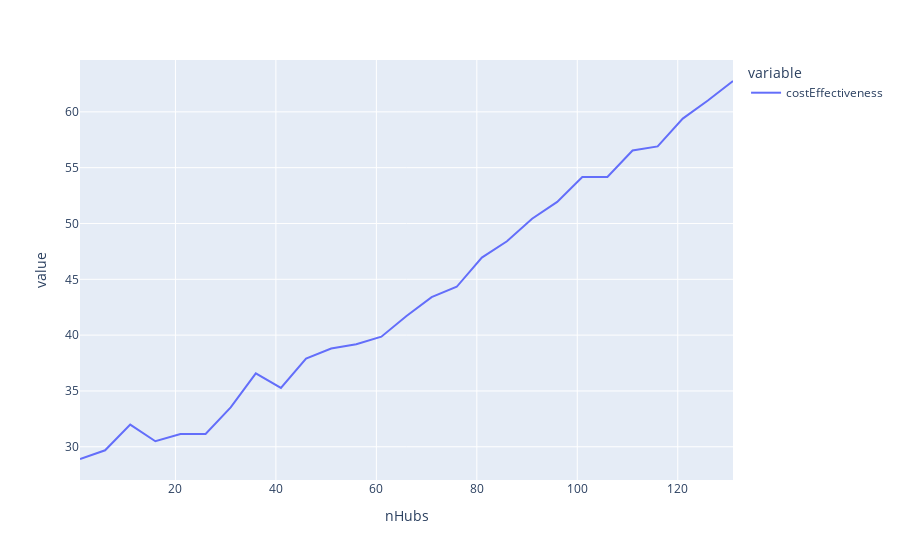
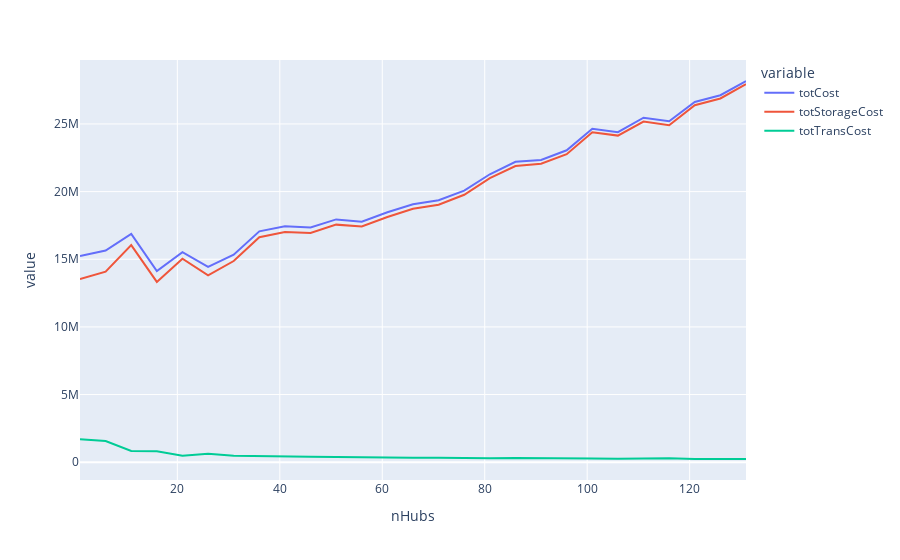
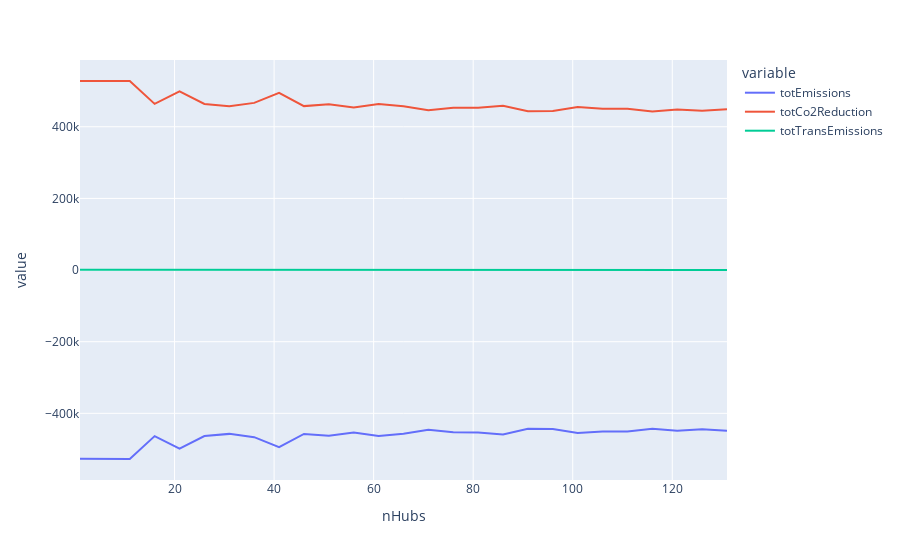

Write notebook code for charts like these, in order.
### Code cell
coefs = {
    'tco2ReductionPerTon': 1.52, 
    'storageMonths': 6,
    'minStorageArea': 300, 
    'buildingPrice': 264, 
    'costPerKmPerTon': costPerKmPerTon, # trans cost (euros) - per km per ton
    'emissionsPerTonPerKm': emissionsPerTonPerKm_tons # trans emissions (tCO2) - per km per ton
}

statsDfAms = makeStatsDf(data, coefs, maxHubs=135, steps=5)
plotStatsDf(statsDfAms, plotCosts=True, plotEmissions=True)

### Figure 1 — Plotly figure (JSON) as saved in the notebook; plotly's stock layout.template omitted (floating-point values rounded to 4 significant figures)
{"data": [{"hovertemplate": "variable=costEffectiveness<br>nHubs=%{x}<br>value=%{y}<extra></extra>", "legendgroup": "costEffectiveness", "line": {"color": "#636efa", "dash": "solid"}, "marker": {"symbol": "circle"}, "mode": "lines", "name": "costEffectiveness", "orientation": "v", "showlegend": true, "type": "scatter", "x": [1, 6, 11, 16, 21, 26, 31, 36, 41, 46, 51, 56, 61, 66, 71, 76, 81, 86, 91, 96, 101, 106, 111, 116, 121, 126, 131], "xaxis": "x", "y": [28.9, 29.68, 31.98, 30.49, 31.15, 31.15, 33.53, 36.57, 35.28, 37.9, 38.8, 39.19, 39.86, 41.72, 43.4, 44.33, 46.95, 48.41, 50.42, 51.94, 54.17, 54.17, 56.54, 56.9, 59.4, 61.01, 62.76], "yaxis": "y"}], "layout": {"autosize": true, "legend": {"title": {"text": "variable"}, "tracegroupgap": 0}, "margin": {"t": 60}, "xaxis": {"anchor": "y", "autorange": true, "domain": [0, 1], "range": [1, 131], "title": {"text": "nHubs"}, "type": "linear"}, "yaxis": {"anchor": "x", "autorange": true, "domain": [0, 1], "range": [27.02, 64.65], "title": {"text": "value"}, "type": "linear"}}}

### Figure 2 — Plotly figure (JSON) as saved in the notebook; plotly's stock layout.template omitted (floating-point values rounded to 4 significant figures)
{"data": [{"hovertemplate": "variable=totCost<br>nHubs=%{x}<br>value=%{y}<extra></extra>", "legendgroup": "totCost", "line": {"color": "#636efa", "dash": "solid"}, "marker": {"symbol": "circle"}, "mode": "lines", "name": "totCost", "orientation": "v", "showlegend": true, "type": "scatter", "x": [1, 6, 11, 16, 21, 26, 31, 36, 41, 46, 51, 56, 61, 66, 71, 76, 81, 86, 91, 96, 101, 106, 111, 116, 121, 126, 131], "xaxis": "x", "y": [15240000.0, 15650000.0, 16870000.0, 14130000.0, 15520000.0, 14440000.0, 15340000.0, 17060000.0, 17440000.0, 17340000.0, 17940000.0, 17780000.0, 18470000.0, 19070000.0, 19360000.0, 20080000.0, 21280000.0, 22210000.0, 22340000.0, 23060000.0, 24650000.0, 24400000.0, 25460000.0, 25200000.0, 26630000.0, 27130000.0, 28180000.0], "yaxis": "y"}, {"hovertemplate": "variable=totStorageCost<br>nHubs=%{x}<br>value=%{y}<extra></extra>", "legendgroup": "totStorageCost", "line": {"color": "#EF553B", "dash": "solid"}, "marker": {"symbol": "circle"}, "mode": "lines", "name": "totStorageCost", "orientation": "v", "showlegend": true, "type": "scatter", "x": [1, 6, 11, 16, 21, 26, 31, 36, 41, 46, 51, 56, 61, 66, 71, 76, 81, 86, 91, 96, 101, 106, 111, 116, 121, 126, 131], "xaxis": "x", "y": [13530000.0, 14080000.0, 16040000.0, 13320000.0, 15040000.0, 13810000.0, 14870000.0, 16630000.0, 17010000.0, 16940000.0, 17560000.0, 17420000.0, 18120000.0, 18740000.0, 19030000.0, 19770000.0, 20990000.0, 21890000.0, 22060000.0, 22770000.0, 24380000.0, 24140000.0, 25180000.0, 24910000.0, 26390000.0, 26890000.0, 27940000.0], "yaxis": "y"}, {"hovertemplate": "variable=totTransCost<br>nHubs=%{x}<br>value=%{y}<extra></extra>", "legendgroup": "totTransCost", "line": {"color": "#00cc96", "dash": "solid"}, "marker": {"symbol": "circle"}, "mode": "lines", "name": "totTransCost", "orientation": "v", "showlegend": true, "type": "scatter", "x": [1, 6, 11, 16, 21, 26, 31, 36, 41, 46, 51, 56, 61, 66, 71, 76, 81, 86, 91, 96, 101, 106, 111, 116, 121, 126, 131], "xaxis": "x", "y": [1703000.0, 1568000.0, 826800.0, 809300.0, 483400.0, 624500.0, 468400.0, 432300.0, 430500.0, 401000.0, 385100.0, 356000.0, 351000.0, 329900.0, 332300.0, 307500.0, 286900.0, 320200.0, 287400.0, 290200.0, 266600.0, 256600.0, 286900.0, 290700.0, 239700.0, 240900.0, 237100.0], "yaxis": "y"}], "layout": {"autosize": true, "legend": {"title": {"text": "variable"}, "tracegroupgap": 0}, "margin": {"t": 60}, "xaxis": {"anchor": "y", "autorange": true, "domain": [0, 1], "range": [1, 131], "title": {"text": "nHubs"}, "type": "linear"}, "yaxis": {"anchor": "x", "autorange": true, "domain": [0, 1], "range": [-1315000.0, 29730000.0], "title": {"text": "value"}, "type": "linear"}}}

### Figure 3 — Plotly figure (JSON) as saved in the notebook; plotly's stock layout.template omitted (floating-point values rounded to 4 significant figures)
{"data": [{"hovertemplate": "variable=totEmissions<br>nHubs=%{x}<br>value=%{y}<extra></extra>", "legendgroup": "totEmissions", "line": {"color": "#636efa", "dash": "solid"}, "marker": {"symbol": "circle"}, "mode": "lines", "name": "totEmissions", "orientation": "v", "showlegend": true, "type": "scatter", "x": [1, 6, 11, 16, 21, 26, 31, 36, 41, 46, 51, 56, 61, 66, 71, 76, 81, 86, 91, 96, 101, 106, 111, 116, 121, 126, 131], "xaxis": "x", "y": [-527100.0, -527200.0, -527500.0, -463500.0, -498400.0, -463500.0, -457300.0, -466500.0, -494400.0, -457600.0, -462500.0, -453600.0, -463500.0, -457000.0, -446000.0, -452900.0, -453300.0, -458700.0, -443100.0, -443900.0, -455000.0, -450400.0, -450400.0, -442900.0, -448300.0, -444600.0, -448900.0], "yaxis": "y"}, {"hovertemplate": "variable=totCo2Reduction<br>nHubs=%{x}<br>value=%{y}<extra></extra>", "legendgroup": "totCo2Reduction", "line": {"color": "#EF553B", "dash": "solid"}, "marker": {"symbol": "circle"}, "mode": "lines", "name": "totCo2Reduction", "orientation": "v", "showlegend": true, "type": "scatter", "x": [1, 6, 11, 16, 21, 26, 31, 36, 41, 46, 51, 56, 61, 66, 71, 76, 81, 86, 91, 96, 101, 106, 111, 116, 121, 126, 131], "xaxis": "x", "y": [527800.0, 527800.0, 527800.0, 463900.0, 498600.0, 463800.0, 457500.0, 466700.0, 494600.0, 457700.0, 462600.0, 453700.0, 463600.0, 457200.0, 446200.0, 453000.0, 453400.0, 458900.0, 443300.0, 444100.0, 455100.0, 450500.0, 450500.0, 443000.0, 448400.0, 444700.0, 449000.0], "yaxis": "y"}, {"hovertemplate": "variable=totTransEmissions<br>nHubs=%{x}<br>value=%{y}<extra></extra>", "legendgroup": "totTransEmissions", "line": {"color": "#00cc96", "dash": "solid"}, "marker": {"symbol": "circle"}, "mode": "lines", "name": "totTransEmissions", "orientation": "v", "showlegend": true, "type": "scatter", "x": [1, 6, 11, 16, 21, 26, 31, 36, 41, 46, 51, 56, 61, 66, 71, 76, 81, 86, 91, 96, 101, 106, 111, 116, 121, 126, 131], "xaxis": "x", "y": [699.6, 643.8, 339.5, 332.4, 198.5, 256.5, 192.3, 177.5, 176.8, 164.7, 158.2, 146.2, 144.1, 135.5, 136.5, 126.3, 117.8, 131.5, 118.0, 119.2, 109.5, 105.4, 117.8, 119.4, 98.46, 98.92, 97.39], "yaxis": "y"}], "layout": {"autosize": true, "legend": {"title": {"text": "variable"}, "tracegroupgap": 0}, "margin": {"t": 60}, "xaxis": {"anchor": "y", "autorange": true, "domain": [0, 1], "range": [1, 131], "title": {"text": "nHubs"}, "type": "linear"}, "yaxis": {"anchor": "x", "autorange": true, "domain": [0, 1], "range": [-586100.0, 586400.0], "title": {"text": "value"}, "type": "linear"}}}
